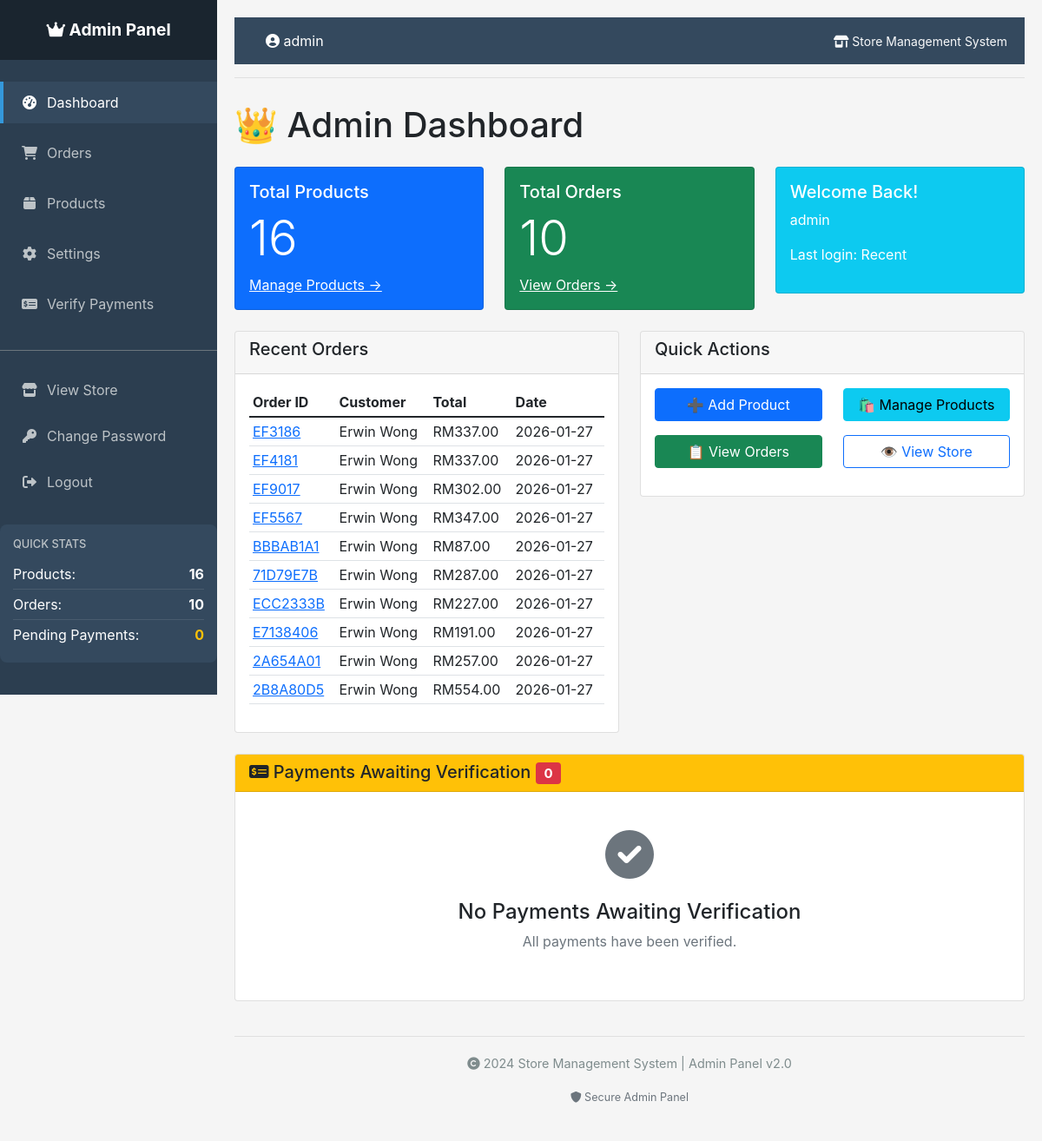
/admin/ (signed in), run on an earlier commit of the app's database.
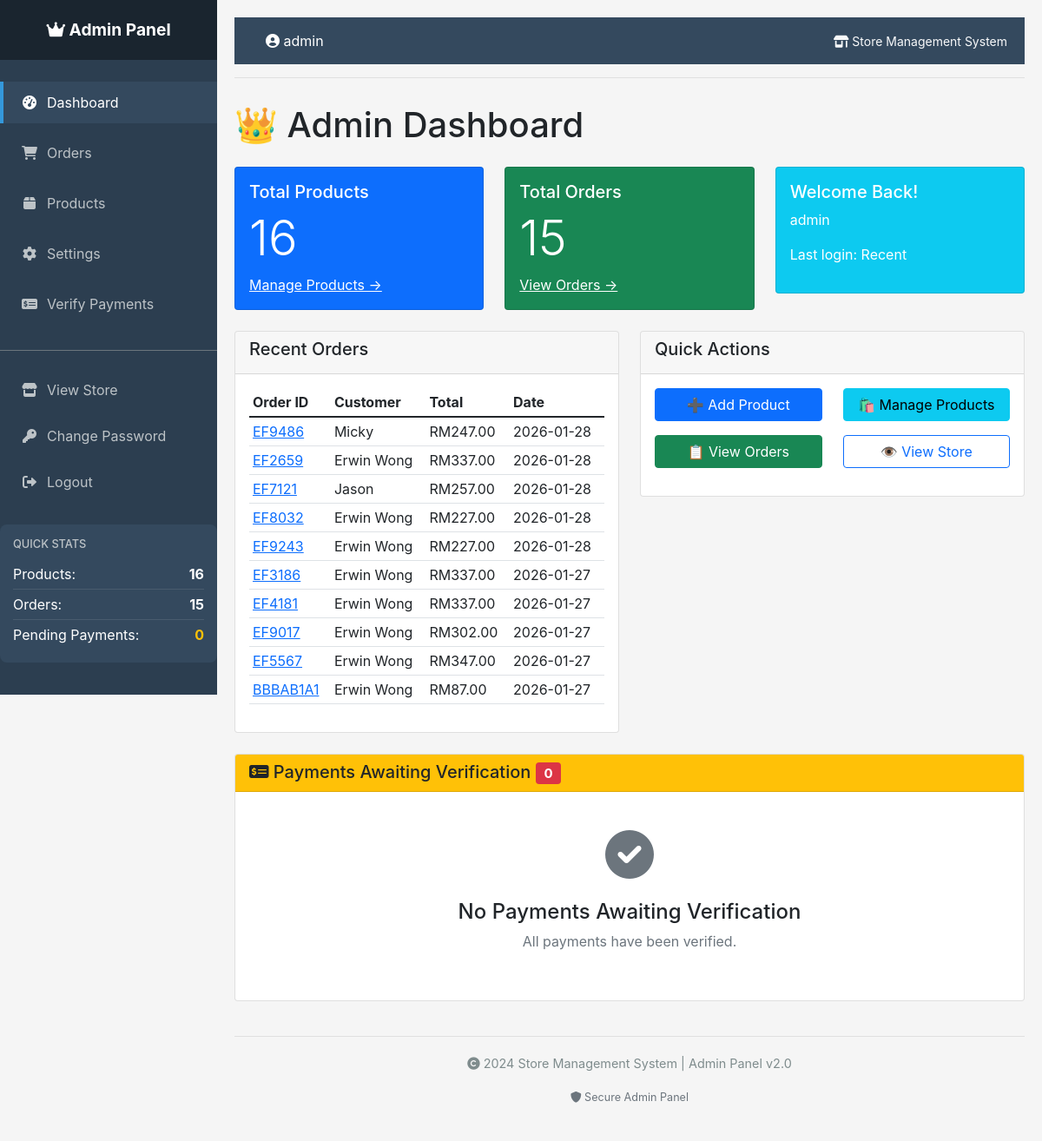
And on a later commit of the database.
### tables this page shows
CREATE TABLE orders (
            id INTEGER PRIMARY KEY AUTOINCREMENT,
            order_id TEXT UNIQUE NOT NULL,
            customer_name TEXT NOT NULL,
            total_price REAL NOT NULL,
            shipping_fee REAL NOT NULL,
            address TEXT NOT NULL,
            postcode TEXT NOT NULL,
            state TEXT NOT NULL,
            region TEXT NOT NULL,
            status TEXT DEFAULT 'pending',
            created_at TIMESTAMP DEFAULT CURRENT_TIMESTAMP
        , contact_number TEXT, payment_method TEXT, payment_status TEXT DEFAULT "pending", payment_receipt TEXT, payment_verified BOOLEAN DEFAULT 0, payment_verified_at TIMESTAMP, payment_verified_by TEXT, tracking_number TEXT, updated_at TIMESTAMP);

### app.py (the view)
@app.route('/admin/')
@admin_required
def admin_dashboard():
    product_count = g.conn.execute('SELECT COUNT(*) FROM products').fetchone()[0]
    order_count = g.conn.execute('SELECT COUNT(*) FROM orders').fetchone()[0]
    pending_payments = g.conn.execute(
        'SELECT COUNT(*) FROM orders WHERE payment_status = "pending_verification"'
    ).fetchone()[0]
    recent_orders = g.conn.execute('''
        SELECT * FROM orders
        ORDER BY created_at DESC
        LIMIT 10
    ''').fetchall()
    orders_to_verify = g.conn.execute('''
        SELECT * FROM orders
        WHERE payment_status = 'pending_verification'
        ORDER BY created_at DESC
    ''').fetchall()
    total_revenue_result = g.conn.execute(
        'SELECT SUM(total_price) FROM orders WHERE payment_verified = 1'
    ).fetchone()
    total_revenue = total_revenue_result[0] if total_revenue_result[0] else 0
    return render_template('admin_dashboard.html',
                          product_count=product_count,
                          order_count=order_count,
                          pending_payments=pending_payments,
                          recent_orders=recent_orders,
                          orders_to_verify=orders_to_verify,
                          total_revenue=total_revenue)

### templates/admin_dashboard.html (shortened to what this page needs)
{% extends "admin_base.html" %}
{% block content %}
<h1 class="mb-4">👑 Admin Dashboard</h1>
<div class="row">
    <div class="col-md-4 mb-4">
        <div class="card bg-primary text-white">
            <div class="card-body">
                <h5 class="card-title">Total Products</h5>
                <h2 class="display-4">{{ product_count }}</h2>
                <a href="{{ url_for('admin_products') }}" class="text-white">Manage Products →</a>
            </div>
        </div>
    </div>
    <div class="col-md-4 mb-4">
        <div class="card bg-success text-white">
            <div class="card-body">
                <h5 class="card-title">Total Orders</h5>
                <h2 class="display-4">{{ order_count }}</h2>
                <a href="{{ url_for('admin_orders') }}" class="text-white">View Orders →</a>
            </div>
        </div>
    </div>
    <div class="col-md-4 mb-4">
        <div class="card bg-info text-white">
            <div class="card-body">
                <h5 class="card-title">Welcome Back!</h5>
                <p>{{ session.admin_username }}</p>
                <p>Last login: Recent</p>
            </div>
        </div>
    </div>
</div>
<div class="row mb-4">
    <div class="col-md-6">
        <div class="card">
            <div class="card-header">
                <h5>Recent Orders</h5>
            </div>
            <div class="card-body">
                {% if recent_orders %}
                <div class="table-responsive">
                    <table class="table table-sm">
                        <thead>
                            <tr>
                                <th>Order ID</th>
                                <th>Customer</th>
                                <th>Total</th>
                                <th>Date</th>
                            </tr>
                        </thead>
                        <tbody>
                            {% for order in recent_orders %}
                            <tr>
                                <td>
                                    <a href="{{ url_for('order_details', order_id=order.order_id) }}">
                                        {{ order.order_id }}
                                    </a>
                                </td>
                                <td>{{ order.customer_name }}</td>
                                <td>RM{{ "%.2f"|format(order.total_price) }}</td>
                                <td>{{ order.created_at[:10] }}</td>
                            </tr>
                            {% endfor %}
                        </tbody>
                    </table>
                </div>
                {% else %}
                <p class="text-muted">No recent orders</p>
                {% endif %}
            </div>
        </div>
    </div>
    <div class="col-md-6">
        <div class="card">
            <div class="card-header">
                <h5>Quick Actions</h5>
            </div>
            <div class="card-body">
                <div class="row">
                    <div class="col-md-6 mb-3">
                        <a href="{{ url_for('add_product') }}" class="btn btn-primary w-100">
                            ➕ Add Product
                        </a>
                    </div>
                    <div class="col-md-6 mb-3">
                        <a href="{{ url_for('admin_products') }}" class="btn btn-info w-100">
                            🛍️ Manage Products
                        </a>
                    </div>
                    <div class="col-md-6 mb-3">
                        <a href="{{ url_for('admin_orders') }}" class="btn btn-success w-100">
                            📋 View Orders
                        </a>
                    </div>
                    <div class="col-md-6 mb-3">
                        <a href="/" class="btn btn-outline-primary w-100" target="_blank">
                            👁️ View Store
                        </a>
                    </div>
                </div>
            </div>
        </div>
    </div>
</div>
<div class="row mt-4">
    <div class="col-12">
        <div class="card">
            <div class="card-header bg-warning text-dark">
                <h5 class="mb-0">
                    <i class="fas fa-money-check-alt"></i> Payments Awaiting Verification
                    <span class="badge bg-danger">{{ pending_payments }}</span>
                </h5>
            </div>
            <div class="card-body">
                {% if pending_payments > 0 %}
                    <div class="table-responsive">
                        <table class="table table-hover">
                            <thead>
                                <tr>
                                    <th>Order ID</th>
                                    <th>Customer</th>
                                    <th>Amount</th>
                                    <th>Method</th>
                                    <th>Submitted</th>
                                    <th>Actions</th>
                                </tr>
                            </thead>
                            <tbody>
                                {% for order in orders_to_verify %}
                                <tr>
                                    <td>{{ order.order_id }}</td>
                                    <td>{{ order.customer_name }}</td>
                                    <td>RM{{ "%.2f"|format(order.total_price) }}</td>
                                    <td>{{ order.payment_method or 'Not specified' }}</td>
                                    <td>{{ order.created_at|datetimeformat }}</td>
                                    <td>
                                        <a href="{{ url_for('order_details', order_id=order.order_id) }}"
                                           class="btn btn-sm btn-info">
                                            <i class="fas fa-eye"></i> View
                                        </a>
                                        <a href="/admin/verify_payments"
                                           class="btn btn-sm btn-warning">
                                            <i class="fas fa-check-circle"></i> Verify
                                        </a>
                                    </td>
                                </tr>
                                {% endfor %}
                            </tbody>
                        </table>
                    </div>
                    <div class="text-center mt-3">
                        <a href="/admin/verify_payments" class="btn btn-warning btn-lg">
                            <i class="fas fa-money-check-alt"></i> Go to Payment Verification
                        </a>
                    </div>
                {% else %}
                    <div class="text-center py-4">
                        <div class="display-4 text-muted mb-3">
                            <i class="fas fa-check-circle"></i>
                        </div>
                        <h4>No Payments Awaiting Verification</h4>
                        <p class="text-muted">All payments have been verified.</p>
                    </div>
                {% endif %}
            </div>
        </div>
    </div>
</div>
{% endblock %}

### templates/admin_base.html (shortened to what this page needs)
<!DOCTYPE html>
<html lang="en">
<head>
    <link href="https://cdn.jsdelivr.net/npm/bootstrap@5.1.3/dist/css/bootstrap.min.css" rel="stylesheet">
    <link rel="stylesheet" href="https://cdnjs.cloudflare.com/ajax/libs/font-awesome/6.0.0/css/all.min.css">
</head>
<body>
    <div class="admin-container">
        <aside class="admin-sidebar" id="adminSidebar">
            <div class="sidebar-brand">
                <i class="fas fa-crown"></i> Admin Panel
            </div>
            <div class="sidebar-menu">
                <nav class="nav flex-column">
                    <a href="{{ url_for('admin_dashboard') }}"
                       class="nav-link {% if request.endpoint == 'admin_dashboard' %}active{% endif %}">
                        <i class="fas fa-tachometer-alt"></i> Dashboard
                    </a>
                    <a href="{{ url_for('admin_orders') }}"
                       class="nav-link {% if request.endpoint in ['admin_orders', 'order_details'] %}active{% endif %}">
                        <i class="fas fa-shopping-cart"></i> Orders
                    </a>
                    <a href="{{ url_for('admin_products') }}"
                       class="nav-link {% if request.endpoint in ['admin_products', 'add_product', 'edit_product'] %}active{% endif %}">
                        <i class="fas fa-box"></i> Products
                    </a>
                    <a href="{{ url_for('admin_settings') }}"
                       class="nav-link {% if request.endpoint == 'admin_settings' %}active{% endif %}">
                        <i class="fas fa-cog"></i> Settings
                    </a>
                    <a class="nav-link" href="{{ url_for('admin_verify_payments') }}">
                        <i class="fas fa-money-check-alt"></i> Verify Payments
                    </a>
                    <div class="mt-4 pt-3 border-top border-secondary">
                        <a href="/" class="nav-link" target="_blank">
                            <i class="fas fa-store"></i> View Store
                        </a>
                        <a href="{{ url_for('change_password') }}" class="nav-link">
                            <i class="fas fa-key"></i> Change Password
                        </a>
                        <a href="{{ url_for('admin_logout') }}" class="nav-link">
                            <i class="fas fa-sign-out-alt"></i> Logout
                        </a>
                    </div>
                </nav>
                <div class="quick-stats">
                    <h6>Quick Stats</h6>
                    {% set stats = g.conn.execute('SELECT COUNT(*) as product_count FROM products').fetchone() %}
                    {% set order_stats = g.conn.execute('SELECT COUNT(*) as order_count FROM orders').fetchone() %}
                    {% set pending_stats = g.conn.execute('SELECT COUNT(*) as pending_count FROM orders WHERE payment_status = "pending_verification"').fetchone() %}
                    <div class="stat-item">
                        <span>Products:</span>
                        <strong>{{ stats['product_count'] if stats else 0 }}</strong>
                    </div>
                    <div class="stat-item">
                        <span>Orders:</span>
                        <strong>{{ order_stats['order_count'] if order_stats else 0 }}</strong>
                    </div>
                    <div class="stat-item">
                        <span>Pending Payments:</span>
                        <strong class="text-warning">{{ pending_stats['pending_count'] if pending_stats else 0 }}</strong>
                    </div>
                </div>
            </div>
        </aside>
        <main class="admin-main">
            <div class="admin-navbar">
                <div>
                    <span class="ms-3">
                        <i class="fas fa-user-circle"></i> {{ session.get('admin_username', 'Admin') }}
                    </span>
                </div>
                <div>
                    <small class="text-light">
                        <i class="fas fa-store-alt"></i> Store Management System
                    </small>
                </div>
            </div>
            <div class="content-header">
            </div>
            <div class="content-wrapper">
                {% block content %}{% endblock %}
            </div>
            <footer class="admin-footer">
                <p>
                    <i class="fas fa-copyright"></i> 2024 Store Management System | Admin Panel v2.0
                </p>
                <small class="text-muted">
                    <i class="fas fa-shield-alt"></i> Secure Admin Panel
                </small>
            </footer>
        </main>
    </div>
</body>
</html>

What changed in the data, as far as the page shows it:
no longer on this page (row unchanged): orders: order_id "71D79E7B", customer_name "Erwin Wong", total_price "287.00", created_at "2026-01-27"
no longer on this page (row unchanged): orders: order_id "ECC2333B", customer_name "Erwin Wong", total_price "227.00", created_at "2026-01-27"
no longer on this page (row unchanged): orders: order_id "E7138406", customer_name "Erwin Wong", total_price "191.00", created_at "2026-01-27"
no longer on this page (row unchanged): orders: order_id "2A654A01", customer_name "Erwin Wong", total_price "257.00", created_at "2026-01-27"
no longer on this page (row unchanged): orders: order_id "2B8A80D5", customer_name "Erwin Wong", total_price "554.00", created_at "2026-01-27"
added orders: order_id "EF9486", customer_name "Micky", total_price "247.00", created_at "2026-01-28"
added orders: order_id "EF2659", customer_name "Erwin Wong", total_price "337.00", created_at "2026-01-28"
added orders: order_id "EF7121", customer_name "Jason", total_price "257.00", created_at "2026-01-28"
added orders: order_id "EF8032", customer_name "Erwin Wong", total_price "227.00", created_at "2026-01-28"
added orders: order_id "EF9243", customer_name "Erwin Wong", total_price "227.00", created_at "2026-01-28"
Also different on the page:
{{ order_stats['order_count'] if order_stats else 0 }}: "10" → "15"
{{ order_count }}: "10" → "15"
